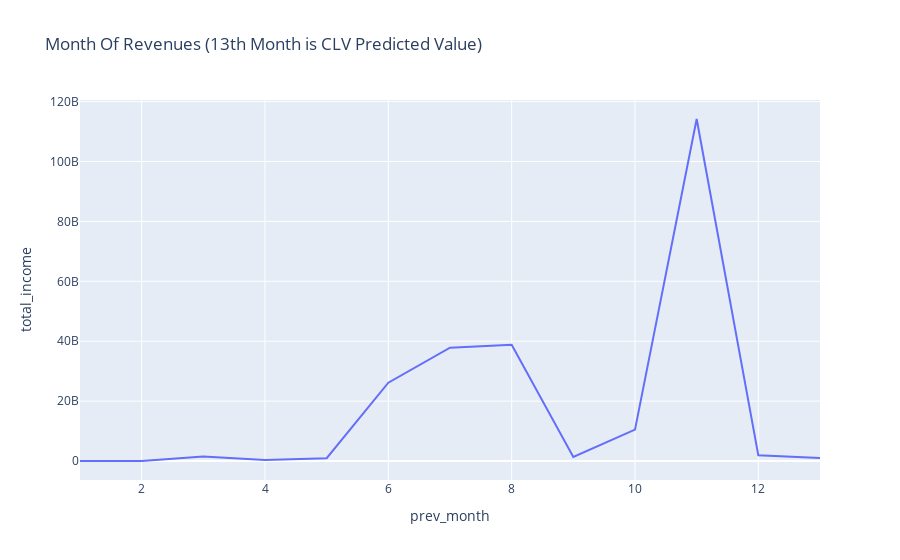

Notebook cell for this chart:
### Code cell
fig = px.line(pd.DataFrame(total_value), 
              x='prev_month', y="total_income", title='Month Of Revenues (13th Month is CLV Predicted Value)')
fig.show()

### Figure 1 — Plotly figure (JSON) as saved in the notebook; plotly's stock layout.template omitted (floating-point values rounded to 4 significant figures)
{"data": [{"hovertemplate": "prev_month=%{x}<br>total_income=%{y}<extra></extra>", "legendgroup": "", "line": {"color": "#636efa", "dash": "solid"}, "mode": "lines", "name": "", "orientation": "v", "showlegend": false, "type": "scatter", "x": [13, 12, 11, 10, 9, 8, 7, 6, 5, 4, 3, 2, 1], "xaxis": "x", "y": [1014000000.0, 1887000000.0, 114200000000.0, 10470000000.0, 1356000000.0, 38830000000.0, 37840000000.0, 26150000000.0, 958700000.0, 330900000.0, 1471000000.0, 2490000.0, 2229000.0], "yaxis": "y"}], "layout": {"legend": {"tracegroupgap": 0}, "title": {"text": "Month Of Revenues (13th Month is CLV Predicted Value)"}, "xaxis": {"anchor": "y", "domain": [0, 1], "title": {"text": "prev_month"}}, "yaxis": {"anchor": "x", "domain": [0, 1], "title": {"text": "total_income"}}}}
